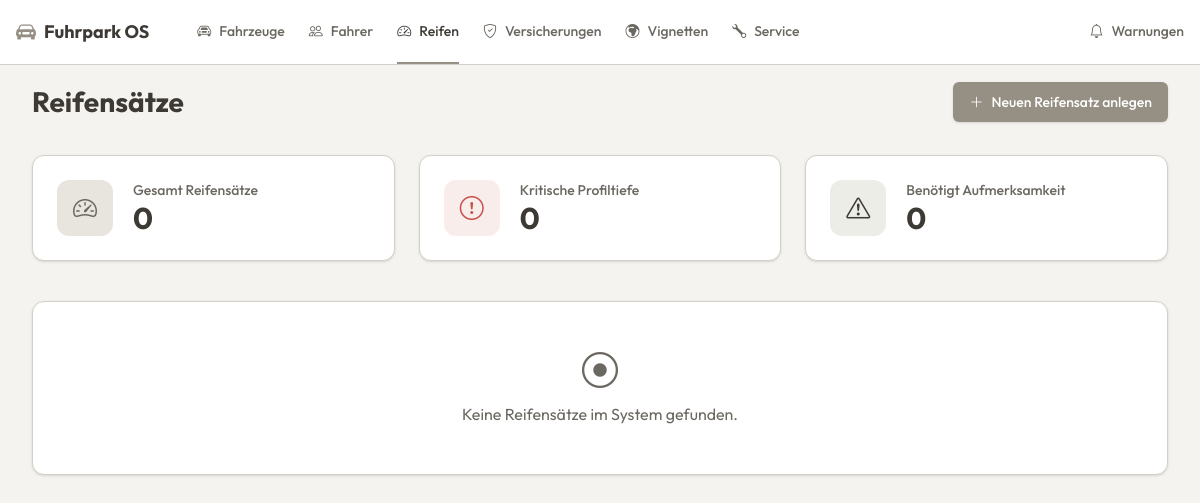
The app's page /views/vehicles/tires_list.php, older data.
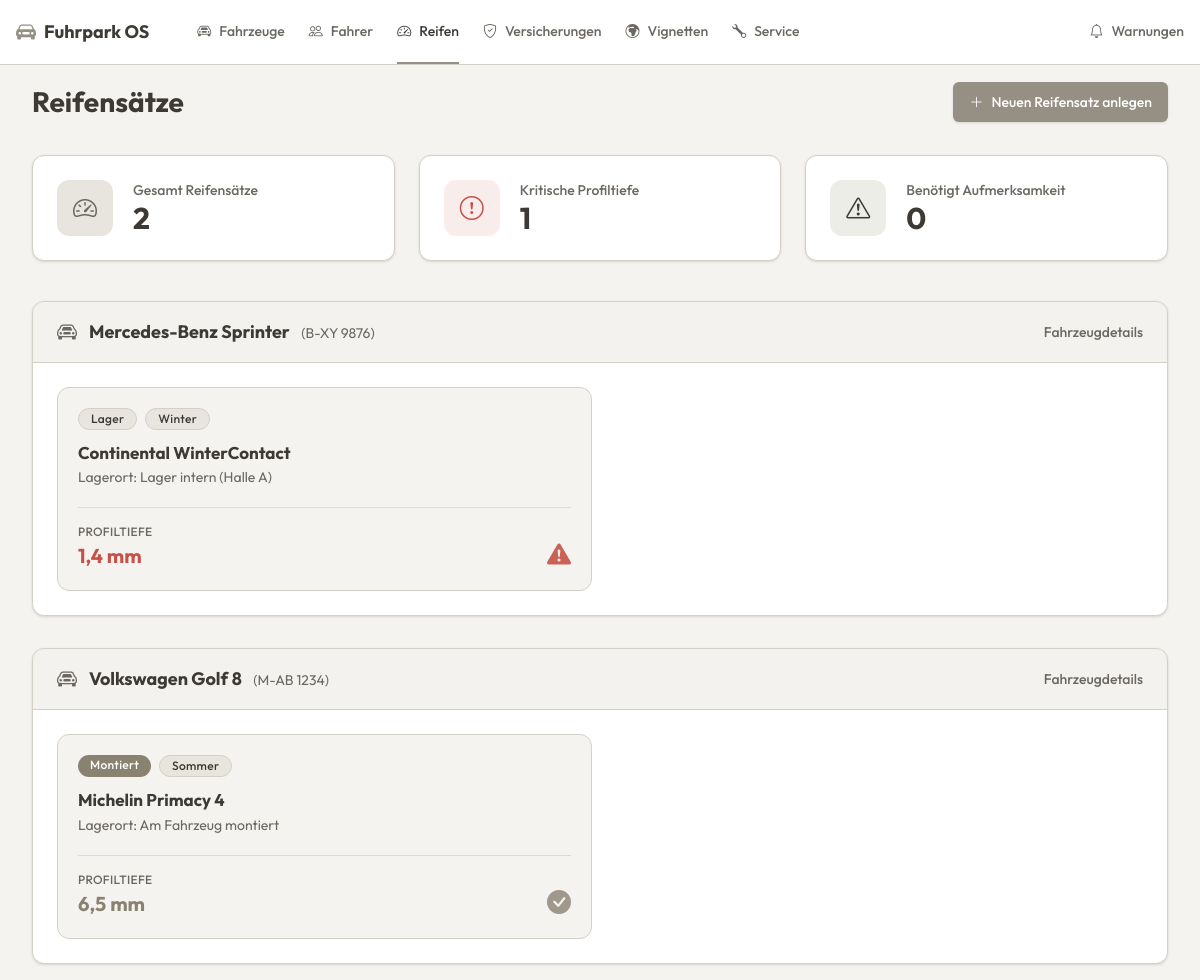
The same page, newer data.
### tables this page shows
CREATE TABLE reifen (
        id INTEGER PRIMARY KEY AUTOINCREMENT,
        fahrzeug_id INTEGER NOT NULL,
        saison TEXT NOT NULL,
        marke TEXT NOT NULL,
        lagerort TEXT NOT NULL,
        profiltiefe REAL NOT NULL,
        FOREIGN KEY (fahrzeug_id) REFERENCES fahrzeuge(id)
    );

CREATE TABLE fahrzeuge (
        id INTEGER PRIMARY KEY AUTOINCREMENT,
        kennzeichen TEXT NOT NULL,
        fahrzeug_typ TEXT NOT NULL,
        marke TEXT NOT NULL,
        modell TEXT NOT NULL,
        vin TEXT NOT NULL,
        status TEXT DEFAULT 'Aktiv',
        fahrer_id INTEGER DEFAULT NULL,
        naechster_tuev TEXT NOT NULL,
        naechster_service TEXT NOT NULL
    );

### views/vehicles/tires_list.php (the view, shortened to what the changed rows need)
<?php
require '../../config/db.php';
$sql = "SELECT r.*, f.kennzeichen, f.marke AS auto_marke, f.modell AS auto_modell
        FROM reifen r
        JOIN fahrzeuge f ON r.fahrzeug_id = f.id
        ORDER BY f.kennzeichen, r.saison";
$allTires = $pdo->query($sql)->fetchAll(PDO::FETCH_ASSOC);
$totalSets = count($allTires);
$criticalCount = 0;
$attentionCount = 0;
$groupedTires = [];
foreach ($allTires as $tire) {
    if ($tire['profiltiefe'] < 1.6) {
        $criticalCount++;
    } elseif ($tire['profiltiefe'] <= 3.0) {
        $attentionCount++;
    }
    $groupedTires[$tire['fahrzeug_id']]['vehicle'] = [
            'id' => $tire['fahrzeug_id'],
            'marke' => $tire['auto_marke'],
            'modell' => $tire['auto_modell'],
            'kennzeichen' => $tire['kennzeichen']
    ];
    $groupedTires[$tire['fahrzeug_id']]['tires'][] = $tire;
}
?>
<!DOCTYPE html>
<html lang="de">
<head>
    <link href="https://cdn.jsdelivr.net/npm/bootstrap-icons@1.10.5/font/bootstrap-icons.css" rel="stylesheet">
    <script src="https://unpkg.com/@tailwindcss/browser@4"></script>
</head>
<body>
<?php include '../../components/navbar.php'; ?>
<main class="max-w-[1300px] mx-auto px-4 sm:px-6 lg:px-8 py-4">
    <div class="flex flex-col sm:flex-row justify-between items-start sm:items-center mb-8 gap-4">
        <h1 class="text-[28px] font-bold text-foreground">Reifensätze</h1>
    </div>
    <div class="grid grid-cols-1 md:grid-cols-3 gap-6 mb-10">
        <div class="bg-card rounded-xl p-6 shadow-sm border border-border flex items-center gap-5">
            <div>
                <div class="text-sm text-muted-foreground font-medium">Gesamt Reifensätze</div>
                <div class="text-3xl font-bold text-foreground"><?= $totalSets ?></div>
            </div>
        </div>
        <div class="bg-card rounded-xl p-6 shadow-sm border border-border flex items-center gap-5">
            <div>
                <div class="text-sm text-muted-foreground font-medium">Kritische Profiltiefe</div>
                <div class="text-3xl font-bold text-foreground"><?= $criticalCount ?></div>
            </div>
        </div>
    </div>
    <div class="space-y-8">
        <?php foreach ($groupedTires as $group):
            $veh = $group['vehicle'];
            ?>
            <div class="bg-card rounded-xl shadow-sm overflow-hidden border border-border">
                <div class="bg-[#E8E5DF]/50 px-6 py-4 border-b border-border flex justify-between items-center">
                    <div class="flex items-center gap-3">
                        <i class="bi bi-car-front text-muted-foreground text-xl"></i>
                        <h2 class="text-lg font-bold text-foreground">
                            <?= htmlspecialchars($veh['marke']) ?> <?= htmlspecialchars($veh['modell']) ?>
                            <span class="text-muted-foreground font-normal text-sm ml-2">(<?= htmlspecialchars($veh['kennzeichen']) ?>)</span>
                        </h2>
                    </div>
                    <a href="vehicle_details.php?id=<?= $veh['id'] ?>" class="text-sm font-medium text-muted-foreground hover:text-primary transition-colors">
                        Fahrzeugdetails
                    </a>
                </div>
                <div class="p-6 grid grid-cols-1 md:grid-cols-2 gap-4">
                    <?php foreach ($group['tires'] as $tire):
                        $depthColor = 'text-[#8a8270]';
                        $iconClass = 'bi-check-circle-fill text-primary';
                        if ($tire['profiltiefe'] < 1.6) {
                            $depthColor = 'text-destructive font-bold';
                            $iconClass = 'bi-exclamation-triangle-fill text-destructive';
                        } elseif ($tire['profiltiefe'] <= 3.0) {
                            $depthColor = 'text-secondary-foreground font-bold';
                            $iconClass = 'bi-exclamation-triangle-fill text-secondary-foreground';
                        }
                        $isMounted = stripos($tire['lagerort'], 'montiert') !== false;
                        ?>
                        <div class="bg-[#F5F3F0] border border-[#d4cfc7] rounded-xl p-5 relative group flex flex-col justify-between">
                            <div class="flex gap-2 mb-3">
                                <?php if ($isMounted): ?>
                                    <span class="bg-[#8a8270] text-white px-3 py-0.5 rounded-full text-xs font-medium tracking-wide">Montiert</span>
                                <?php else: ?>
                                    <span class="bg-[#E8E5DF] text-[#3d3a35] px-3 py-0.5 rounded-full text-xs font-medium tracking-wide border border-[#d4cfc7]">Lager</span>
                                <?php endif; ?>
                                <span class="bg-[#E8E5DF] text-[#3d3a35] px-3 py-0.5 rounded-full text-xs font-medium tracking-wide border border-[#d4cfc7]">
                                    <?= htmlspecialchars($tire['saison']) ?>
                                </span>
                            </div>
                            <div>
                                <h3 class="text-[17px] font-bold text-foreground leading-tight">
                                    <?= htmlspecialchars($tire['marke']) ?>
                                </h3>
                                <div class="text-sm text-muted-foreground mt-1">
                                    Lagerort: <?= htmlspecialchars($tire['lagerort']) ?>
                                </div>
                            </div>
                            <div class="mt-5 pt-4 border-t border-[#d4cfc7]/70 flex items-end justify-between">
                                <div>
                                    <div class="text-muted-foreground text-xs mb-0.5 uppercase tracking-wide font-medium">Profiltiefe</div>
                                    <div class="font-bold <?= $depthColor ?> text-xl">
                                        <?= number_format($tire['profiltiefe'], 1, ',', '.') ?> mm
                                    </div>
                                </div>
                                <i class="bi <?= $iconClass ?> text-2xl opacity-90" title="Reifenzustand"></i>
                            </div>
                        </div>
                    <?php endforeach; ?>
                </div>
            </div>
        <?php endforeach; ?>
        <?php if (empty($groupedTires)): ?>
            <div class="bg-card border border-border rounded-xl p-12 text-center text-muted-foreground shadow-sm">
                <i class="bi bi-record-circle text-4xl mb-3 block"></i>
                Keine Reifensätze im System gefunden.
            </div>
        <?php endif; ?>
    </div>
</main>
</body>
</html>

### components/navbar.php (shortened to what the changed rows need)
<?php
$currentPage = basename($_SERVER['SCRIPT_NAME']);
?>
<nav class="bg-card border-b border-border sticky top-0 z-50">
    <div class="max-w-[1300px] mx-auto px-4 h-16 flex items-center gap-8 overflow-x-auto no-scrollbar">
        <div class="flex items-center gap-6 h-full text-sm font-medium">
            <?php
            $navItems = [
                    ['Fahrzeuge', 'bi-car-front', ['index.php', 'vehicle_details.php', 'vehicle_form.php'], 'index.php'],
                    ['Fahrer', 'bi-people', ['drivers_list.php', 'driver_form.php', 'assign_driver.php'], 'views/drivers/drivers_list.php'],
                    ['Reifen', 'bi-speedometer2', ['tires_list.php', 'tire_form.php'], 'views/vehicles/tires_list.php'],
                    ['Versicherungen', 'bi-shield-check', ['insurance_list.php', 'insurance_form.php'], 'views/vehicles/insurance_list.php'],
                    ['Vignetten', 'bi-globe-europe-africa', ['vignette_list.php', 'vignette_form.php'], 'views/vehicles/vignette_list.php'],
                    ['Service', 'bi-wrench', ['service_list.php', 'service_form.php'], 'views/service/service_list.php']
            ];
            foreach ($navItems as $item):
                $isActive = in_array($currentPage, $item[2])
                        ? 'border-primary text-foreground'
                        : 'border-transparent text-muted-foreground hover:text-foreground hover:border-border';
                ?>
                <a href="<?= BASE_URL . $item[3] ?>" class="flex items-center gap-2 h-full border-b-2 transition-colors whitespace-nowrap <?= $isActive ?>">
                    <i class="bi <?= $item[1] ?>"></i> <?= $item[0] ?>
                </a>
            <?php endforeach; ?>
        </div>
    </div>
</nav>

Row changes from the older to the newer data that the page shows:
added reifen: fahrzeug.marke "Mercedes-Benz", fahrzeug.modell "Sprinter", fahrzeug.kennzeichen "B-XY 9876", shows "Lager", saison "Winter", marke "Continental WinterContact", lagerort "Lager intern (Halle A)", profiltiefe "1,4"
added reifen: fahrzeug.marke "Volkswagen", fahrzeug.modell "Golf 8", fahrzeug.kennzeichen "M-AB 1234", shows "Montiert", saison "Sommer", marke "Michelin Primacy 4", lagerort "Am Fahrzeug montiert", profiltiefe "6,5"
Text that changed along with them:
$totalSets: "0" → "2"
$criticalCount: "0" → "1"
text no longer shown: "Keine Reifensätze im System gefunden."
